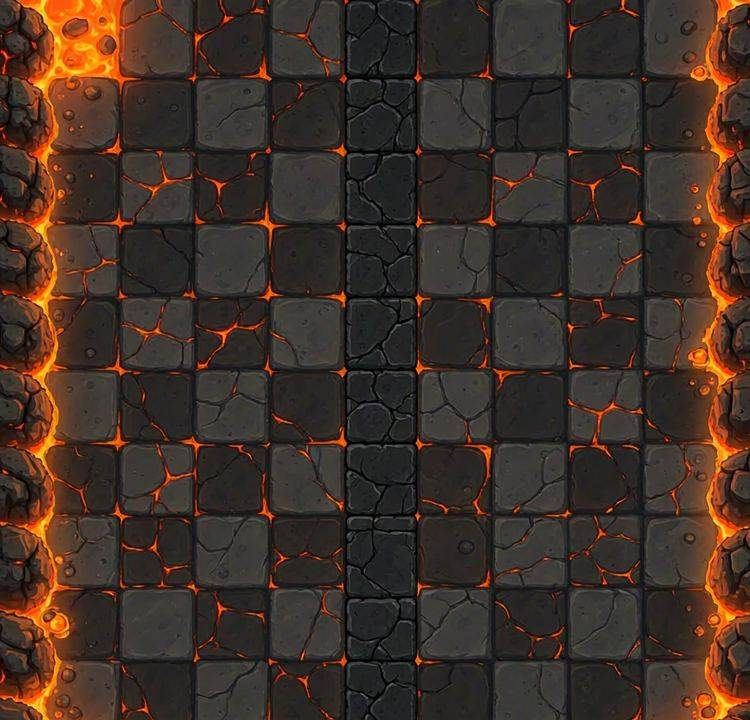
#> input picture assets/images/ui/field_bg_lava.jpg, 750 x 720 px
$ python _fx_firewall_preview_v11717.py
#> lines starting #> are read from the running program, lines starting #| are printed output that depends on the picture
# -*- coding: utf-8 -*-
"""v1.17.17 火墙接入后的严格比例合成图

按游戏真实尺寸合成：逻辑 750 宽、2 倍图输出；火墙 w=180 逻辑、h=45，贴图 180x56 底边贴地面线。
用于判断接入后的实际观感（上一次 mock 放大了 2 倍，不代表真实比例）。
"""
import os
from PIL import Image, ImageDraw, ImageChops, ImageFont

ROOT = os.path.dirname(os.path.dirname(os.path.abspath(__file__)))
os.chdir(ROOT)
S = 2  # 2 倍图

bg = Image.open("assets/images/ui/field_bg_lava.jpg").convert("RGB")
#> bg is the input picture: PIL image 750x720 RGB; mean R, G, B 64.9, 48.5, 39.6
bg = bg.resize((750 * S, int(bg.size[1] * S)), Image.LANCZOS)
#> bg: PIL image 1500x1440 RGB
W, H = bg.size
#> W = 1500; H = 1440
cv = bg.copy()
d = ImageDraw.Draw(cv)
try:
    font = ImageFont.truetype("C:/Windows/Fonts/msyh.ttc", 22)
except Exception:
    font = ImageFont.load_default()

wall_w, wall_h = 180, 45
sprite_h = round(wall_w * 160 / 512)          # = 56
frames = [Image.open("art/fx_firewall_v1/final/anim_firewall_%02d.png" % i).convert("RGBA") for i in range(1, 5)]
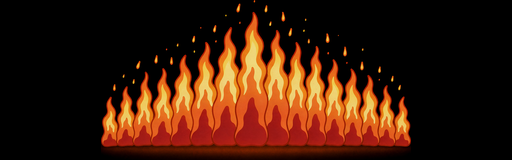
#> input picture art/fx_firewall_v1/final/anim_firewall_01.png, 512 x 160 px
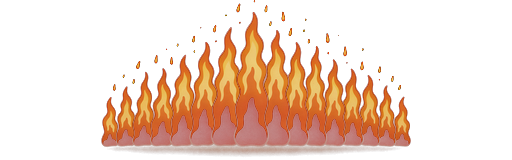
#> input picture art/fx_firewall_v1/final/anim_firewall_02.png, 512 x 160 px
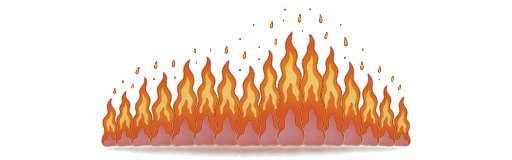
#> input picture art/fx_firewall_v1/final/anim_firewall_03.png, 512 x 160 px
#> (the run stopped early here; a loop or call above may not have finished)
